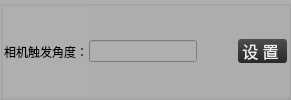
                  <widget class="QGroupBox" name="groupBox_18">
                   <property name="styleSheet">
                    <string notr="true">background-color: rgb(175, 175, 175);</string>
                   </property>
                   <property name="title">
                    <string/>
                   </property>
                   <layout class="QHBoxLayout" name="horizontalLayout_43">
                    <property name="spacing">
                     <number>1</number>
                    </property>
                    <property name="leftMargin">
                     <number>1</number>
                    </property>
                    <property name="topMargin">
                     <number>1</number>
                    </property>
                    <property name="rightMargin">
                     <number>1</number>
                    </property>
                    <property name="bottomMargin">
                     <number>1</number>
                    </property>
                    <item>
                     <widget class="QLabel" name="label_29">
                      <property name="styleSheet">
                       <string notr="true">font: 10pt &quot;微软雅黑&quot;;</string>
                      </property>
                      <property name="text">
                       <string>相机触发角度：</string>
                      </property>
                     </widget>
                    </item>
                    <item>
                     <widget class="KLineEditKb" name="lineEdit_qztrigangle">
                      <property name="styleSheet">
                       <string notr="true">font: 10pt &quot;微软雅黑&quot;;</string>
                      </property>
                     </widget>
                    </item>
                    <item>
                     <spacer name="horizontalSpacer_34">
                      <property name="orientation">
                       <enum>Qt::Horizontal</enum>
                      </property>
                      <property name="sizeHint" stdset="0">
                       <size>
                        <width>40</width>
                        <height>20</height>
                       </size>
                      </property>
                     </spacer>
                    </item>
                    <item>
                     <widget class="QPushButton" name="pushButton_qztrigangleset">
                      <property name="font">
                       <font>
                        <family>微软雅黑</family>
                        <pointsize>12</pointsize>
                       </font>
                      </property>
                      <property name="styleSheet">
                       <string notr="true">QPushButton#pushButton_qztrigangleset{
	border-style: none;
	border: 0px;
	color: #F0F0F0;
	padding: 0px;	
	min-height: 16px;
	border-radius:3px;
	background: qlineargradient(spread:pad, x1:0, y1:0, x2:0, y2:1, stop:0 #4D4D4D, stop:1 #292929); 
}

QPushButton#pushButton_qztrigangleset:hover{ 
	background: qlineargradient(spread:pad, x1:0, y1:0, x2:0, y2:1, stop:0 #636363, stop:1 #575757);
}

QPushButton#pushButton_qztrigangleset:pressed{ 
	background: qlineargradient(spread:pad, x1:0, y1:0, x2:0, y2:1, stop:0 #4D4D4D, stop:1 #292929);
}</string>
                      </property>
                      <property name="text">
                       <string> 设 置  </string>
                      </property>
                     </widget>
                    </item>
                   </layout>
                  </widget>
